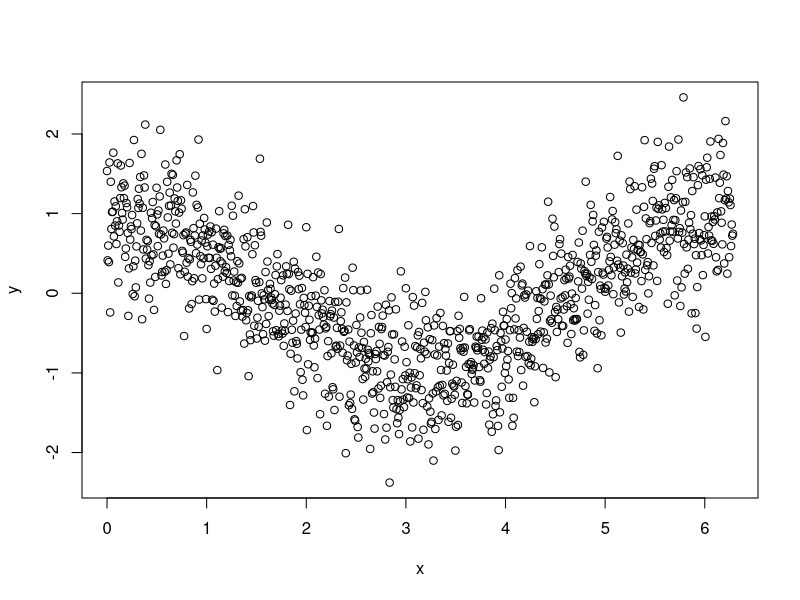
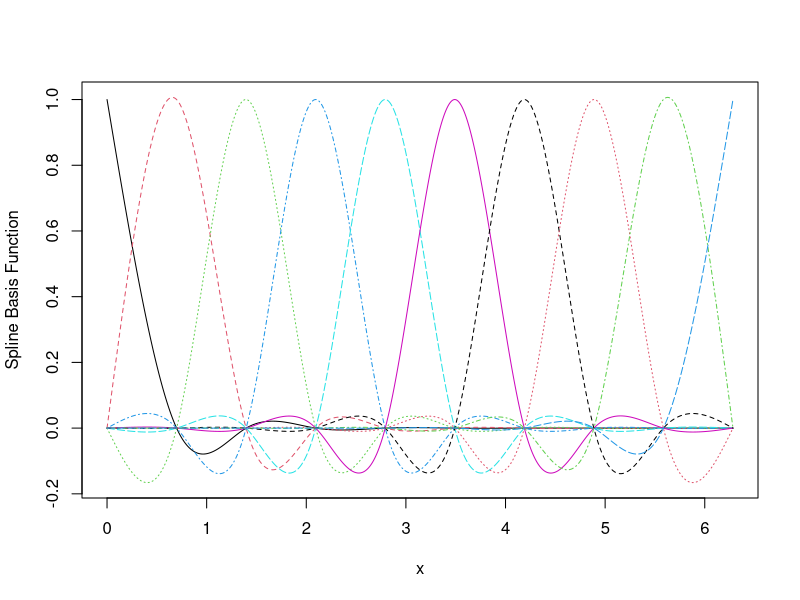
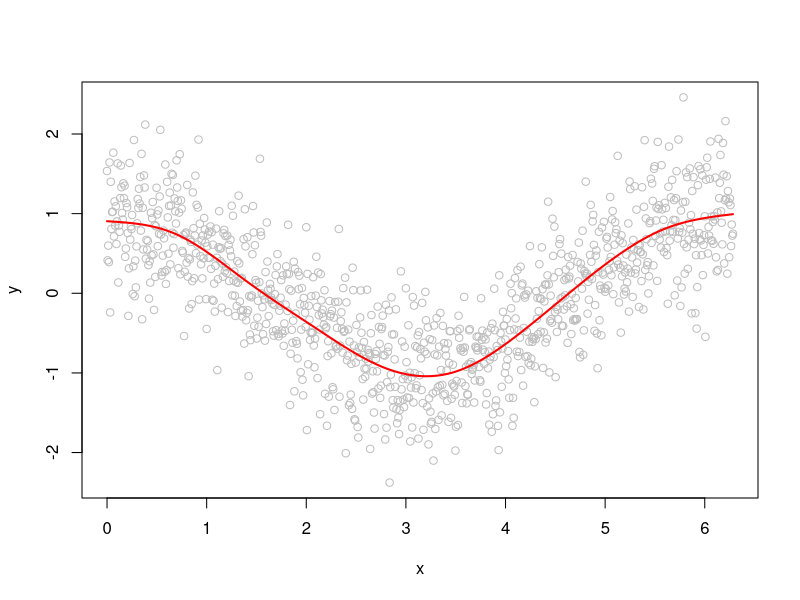
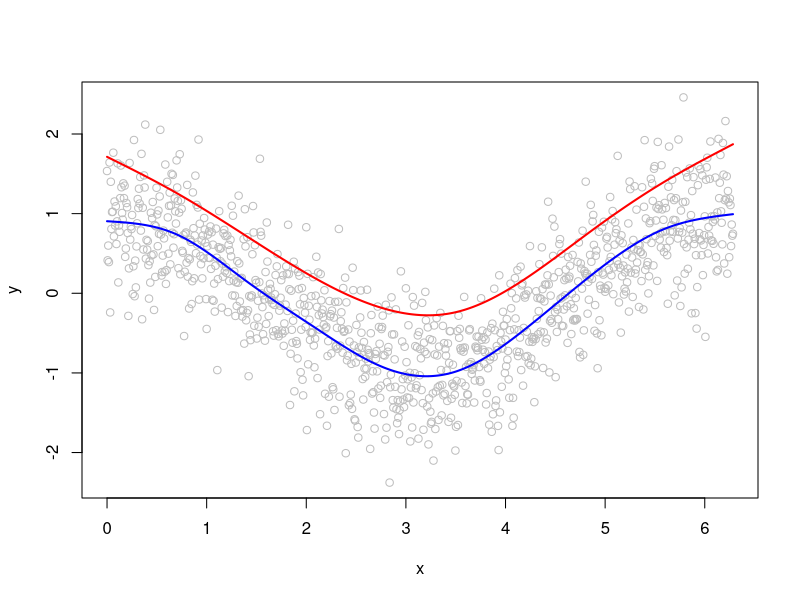

The R script that drew these images, in order:
## ---- chunk 1
n <- 1e3
x <- seq(0, 2*pi, length.out =n)
y <- cos(x) +rnorm(n,0,0.5)
data <- data.frame (x=x, y=y)
plot(x,y)
## ---- chunk 2
library(mgcv)

#1. Build spline model with smoothCon
spline_model <- smoothCon(s(x,k=10,bs="cr"), data=data, knots=NULL)[[1]]
X <- spline_model$X
S <- spline_model$S[[1]] # penalty matrix S

#2. Define loss function with psi, lambda, sigma
pen_ssqr <- function(beta, X, y, S, 
                     lambda,tau, psi =0.1, sigma =1){
  mu <- X %*% beta
  res <- (y-mu)
  pen <- as.numeric(t(beta) %*% S %*% beta) #produces a 1x1 matrix
  
  #loss <- sum((y - mu)^2) + lambda * pen # this is for least square
  
  #smoothed pinball loss For Quantile Regression
  pinball_loss <- sum((tau -(res<0))* res) 
  penalty <- lambda * pen
  return(pinball_loss+penalty)
}


## ---- chunk 3
fit <- lm(y ~ X-1, data = data)
matplot(X, x=x, type ='l', ylab = "Spline Basis Function")
coef(fit) 
plot (x,y, col="grey")
lines(x, X %*% coef(fit), type = 'l', col = "red", lwd = 2)
## ---- chunk 4
#3. Optimise
#assume sigma =1
#       psi is small number
#develop code to estimate beta

#FIXED PARAMETERS
tau <- 0.9 #quantile level -> 90th percentile
lambda <- 100
psi <- 0.1
sigma <- 1 #fixed

fit_pen <- optim(par = fit$coef, 
                 fn = pen_ssqr, 
                 y = y, X = X, 
                 tau = tau, S = S, 
                lambda = lambda, method = "BFGS",
                )


#visualisation
plot(x, y, col = "grey")
lines(x,X %*% coef(fit), type = 'l', col = "blue", lwd = 2) # this is median
lines(x, X %*% fit_pen$par, type = 'l', col = "red", lwd = 2)

